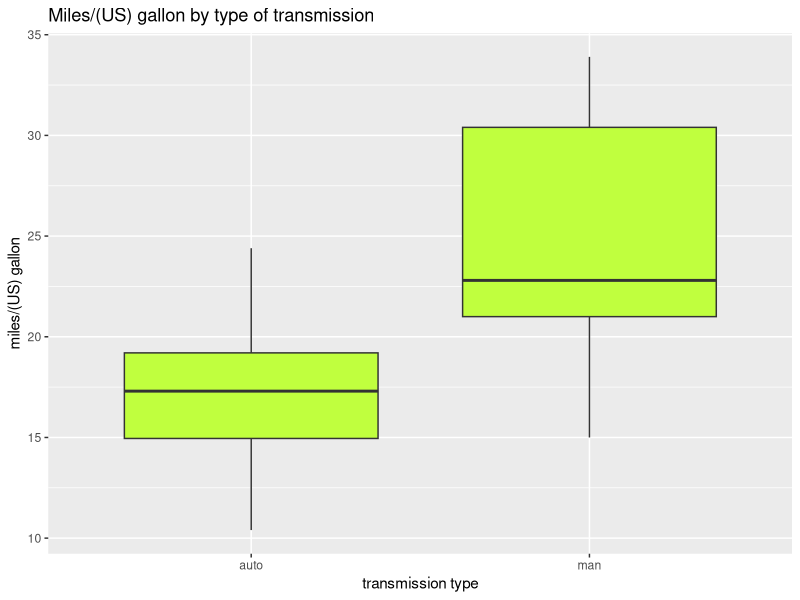

Write R code to recreate this figure. (Note: this script raises an error after producing the figure.)
## Regression Models Course Project


## Analysis Setup

require(ggplot2)

my_data <- mtcars

head(my_data)

str(my_data)

# Transform variables to factors where appropriate

my_data$cyl <- factor(my_data$cyl)
my_data$vs <- factor(my_data$vs)
my_data$am <- factor(my_data$am, labels = c("auto", "man"))
my_data$gear <- factor(my_data$gear, labels = c("3", "4", "5"))
my_data$carb <- factor(my_data$carb)

str(my_data)

## 1. Is an automatic or manual transmission better for MPG?

g <- ggplot(my_data, aes(x = am, y = mpg))
g + geom_boxplot(aes(group = am), fill = "olivedrab1") +
        xlab("transmission type") + 
        ylab("miles/(US) gallon") + 
        ggtitle("Miles/(US) gallon by type of transmission")

# There seems to be a clear difference in the average mpg between automatic
# and manual transmission. Let's confirm it with a hypothesis test.

# H_0: There is no significant difference in mpg between auto and man trans.
# H_1: Automatic transmission is associated with lower values of mpg

t.test(mpg ~ am, data = my_data, paired = FALSE, alt = "less")

# The p-value is 0.0007 which means that we reject the null at any reasonable
# significance level, i.e. Manual transmission is better for MPG. 

## 2. Quantify the MPG difference between automatic and manual transmissions.

# Get a first idea about the difference in average MPG between automatic and manual transmissions

aggregate(my_data[, 1], list(my_data$am), mean)

# Let's try and fit some linear models with MPG as the dependent variable to quantify
# the difference between type of transmission while accounting for the effect of 
# other variables available in the dataset.

# First try a simple linear regression model with MPG as the dependent variable 
# and transmission type (am) as the independent

mdl1 <- lm(mpg ~ am, data = my_data)

summary(mdl1)

# From the summary we can see that am seems to have a significant effect on mpg
# (p-value < 0.05), and the difference in average MPG between the two levels of am
# (manual - auto) is 7.245, which matches what we have already shown. However,
# am alone does not appear to be enough to explain the variation in mpg, the R-squared
# is 0.3598, which means that this model can only explain 36% of the total variation
# in mpg. We will try to add some more independent variables to the model from the
# dataset to try and get a better fit.

# Let's have a look at the correlations between mpg and the other variables in the
# dataset. We'll try a model that includes variables that appear to be highly
# correlated with mpg. Let's pick arbitratily the variables that have an absolute
# correlation higher than 0.7 plus the am variable.

cor(mtcars, method = "pearson")[, "mpg"]

mdl2 <- lm(mpg ~ cyl + disp + hp + wt + am, data = my_data)

summary(mdl2)

# Model 2 explains 87% of the variance and the adjusted R-squared is 83%. It 
# is a much better fit than model 1, but includes independent variables that don't
# seem to have a significant effect (variables with p-value higher than 0.05).
# Transmission type doesn't seem to be significant in this model either. Let's try
# to remove variable "disp".

mdl3 <- lm(mpg ~ cyl + hp + wt + am, data = my_data)

summary(mdl3)

# R-squared went down as expected but the value of adj. R-squared went up slightly to 84%, so model 3 is better than
# model 2. We can continue this "backwards elimination" to find better models, 
# but we'll stop here as we want to keep am in the model. From the summary
# we can see that when accounting for all these variables, the difference between
# manual and automatic transmission in terms of average MPG, 
# while keeping everything else constant, is 1.8 miles/gallon (higher for manual).

# Diagnostic plots
par(mfrow = c(2,2))
plot(mdl3)

# 1. The residual vs fitted plot does not reveal any non-linear or other patterns
# 2. Testing the normality assumption - the qqplot is not a perfect straight line but does not appear to be concerning
# 3. There is no evidence of heteroscedasticity from the scale-location plot
# 4. All the residuals are within Cook's distance, so there's no reason to suspect
# influential data points in the dataset.